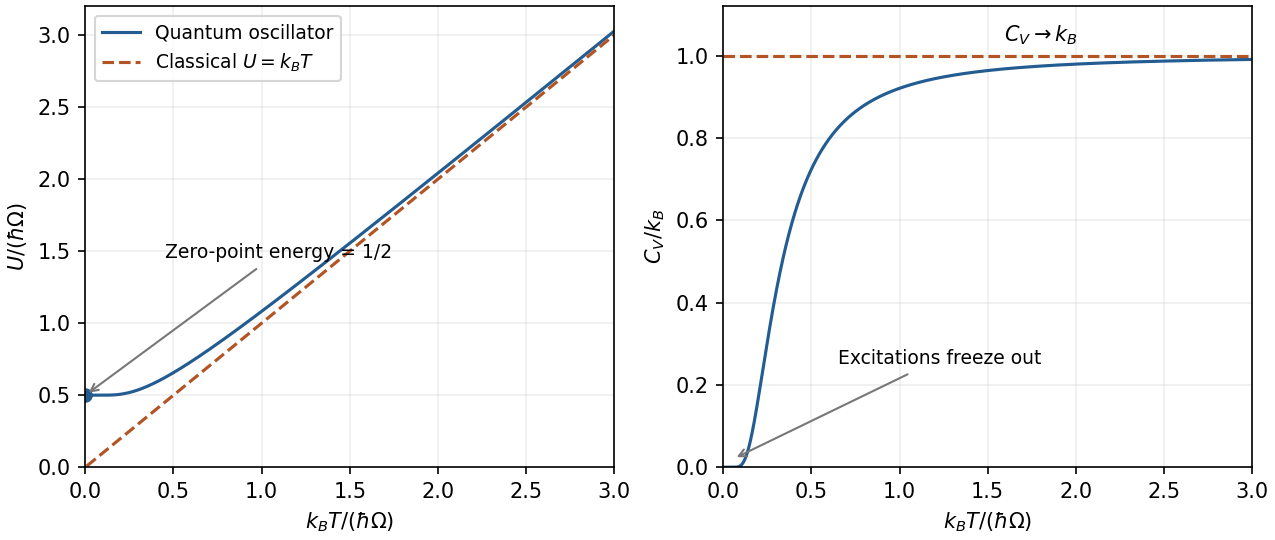

This chart was generated by the following Python code:
"""Original educational diagram; Python 3.14, NumPy and Matplotlib. Saves a basename PNG to the current working directory."""
import numpy as np
import matplotlib
matplotlib.use('Agg')
import matplotlib.pyplot as plt
plt.rcParams.update({'font.size':10,'figure.facecolor':'white','axes.facecolor':'white'})
t=np.linspace(.008,3,1800);x=1/t;n=1/np.expm1(x);U=.5+n;cv=x*x*np.exp(-x)/(1-np.exp(-x))**2
fig,axs=plt.subplots(1,2,figsize=(8.5,3.6),layout='constrained')
axs[0].plot(t,U,color='#225c91',label='Quantum oscillator');axs[0].plot(t,t,'--',color='#b25424',label=r'Classical $U=k_BT$');axs[0].scatter([0],[.5],color='#225c91');axs[0].annotate('Zero-point energy = 1/2',xy=(0,.5),xytext=(.45,1.45),arrowprops={'arrowstyle':'->','color':'#777'},fontsize=9)
axs[0].set(ylabel=r'$U/(\hbar\Omega)$',xlabel=r'$k_BT/(\hbar\Omega)$',xlim=(0,3),ylim=(0,3.2));axs[0].legend(fontsize=9)
axs[1].plot(t,cv,color='#225c91');axs[1].axhline(1,color='#b25424',ls='--');axs[1].text(1.8,1.035,r'$C_V\to k_B$',ha='center');axs[1].annotate('Excitations freeze out',xy=(.055,.02),xytext=(.65,.25),arrowprops={'arrowstyle':'->','color':'#777'},fontsize=9)
axs[1].set(ylabel=r'$C_V/k_B$',xlabel=r'$k_BT/(\hbar\Omega)$',xlim=(0,3),ylim=(0,1.12))
for ax in axs:ax.grid(alpha=.2)
fig.savefig('paper-1-tsp2014-oscillator.png',dpi=150,facecolor='white');plt.close(fig)
